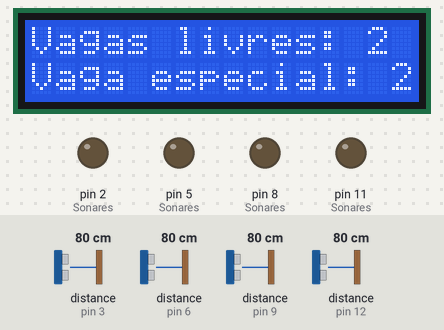
Simulated run of this sketch. Board: Arduino Uno, built with avr-gcc and run on an emulated ATmega328P. Shown: 16×2 character LCD, output pins drawn as LEDs (lit = HIGH). Wiring (inferred from the names in the program): 4 × ultrasonic range finder: trigger pin 4, echo pin 3 / trigger pin 7, echo pin 6 / trigger pin 10, echo pin 9 / trigger pin 13, echo pin 12. The test bench sets the inputs (shaded band); at power-on: distance to the obstacle (sensors on pin 3, pin 6, pin 9, pin 12) 80 cm. The echo pulse lasts 58.3 µs per cm; random numbers use the default seed unless the sketch sets one; pins used as bus, display or sensor lines are not drawn; what the sketch prints to the serial monitor is not drawn.

Above: at 1.2 s.
1.3 s: distance to the obstacle (sensor on pin 3) set to 34 cm
At 1.7 s:
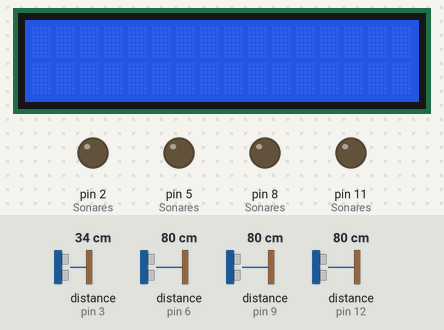
3.3 s: distance to the obstacle (sensor on pin 3) set to 29 cm
At 5.5 s:
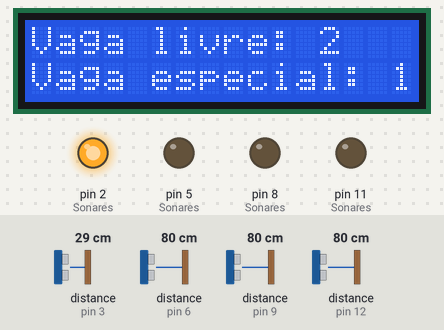
8.2 s: distance to the obstacle (sensor on pin 6) set to 35 cm
10.2 s: distance to the obstacle (sensor on pin 6) set to 30 cm
At 10.7 s:
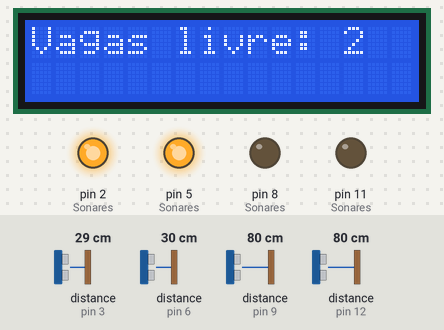
14.3 s: distance to the obstacle (sensor on pin 9) set to 33 cm
16.3 s: distance to the obstacle (sensor on pin 9) set to 28 cm
At 18.75 s:
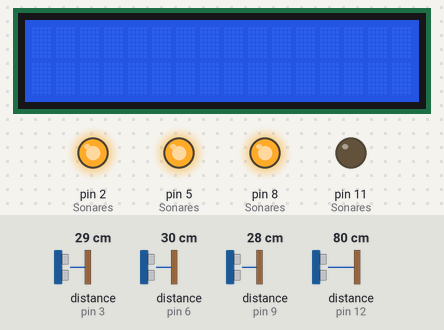
Timing chart, 0 to 20.2 s (numbered marks = the images above; inputs shaded):
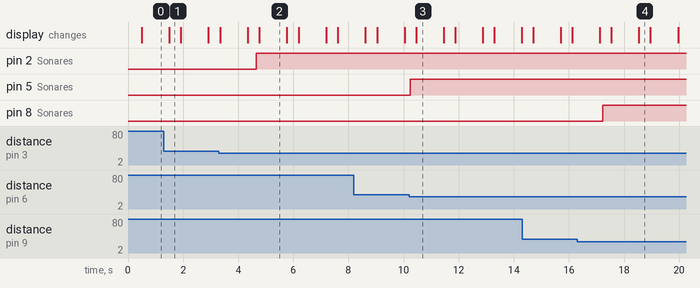

The sketch:

estacionamento_Inteligente.ino
```cpp
#include <LiquidCrystal.h>

typedef struct
{
  int Trigger;   // Trigger Pin
  int Echo;      // Echo Pin
  int Led;       // Led Pin
  int Distancia; // Distancia em cm
} ItemSonar;

#define BLOQUEADO 1
#define LIBERADO  0

const int distanciaLimite = 30; // 30cm
const int qtSonares = 4;
ItemSonar Sonares[qtSonares] = {
                                {13, 12,  11,  0},
                                {10,  9,   8,  0},
                                { 7,  6,   5,  0},
                                { 4,  3,   2,  0}
                               };
/* {Trigger_Pin, Echo_Pin, Led_Pin, Distancia} */

// Utilizando os pinos analógicos como GPIO (General Purpose Input Output)
LiquidCrystal Display( A0, A1, A2, A3, A4, A5);

/*
** rotina aproveitada de tinkercad.com
*/
long readUltrasonicDistance(int triggerPin, int echoPin)
{
  pinMode(triggerPin, OUTPUT);  // Clear the trigger
  digitalWrite(triggerPin, LOW);
  delayMicroseconds(2);
  // Sets the trigger pin to HIGH state for 10 microseconds
  digitalWrite(triggerPin, HIGH);
  delayMicroseconds(10);
  digitalWrite(triggerPin, LOW);
  pinMode(echoPin, INPUT);
  // Reads the echo pin, and returns the sound wave travel time in microseconds
  return pulseIn(echoPin, HIGH);
}


void setup()
{

  // leds
  for(int i=0; i < qtSonares; i++)
  {
    pinMode(Sonares[i].Led, OUTPUT);
  }

  // Utilizando as portas analógicas como saídas digitais.
  pinMode(A0, OUTPUT);
  pinMode(A1, OUTPUT);
  pinMode(A2, OUTPUT);
  pinMode(A3, OUTPUT);
  pinMode(A4, OUTPUT);
  pinMode(A5, OUTPUT);

  //botão de seleção de modo de depuração
  pinMode( 0, INPUT);

  Display.begin(16, 2);
  Display.print("Iniciando...");

  randomSeed(analogRead(2));

  Serial.begin(9600);

}

void loop()
{
  Display.clear();

  for(int i=0; i < qtSonares; i++)
  {
    Sonares[i].Distancia = 0.01723 * readUltrasonicDistance(Sonares[i].Trigger, Sonares[i].Echo);

    // vaga está ocupada?
    if(Sonares[i].Distancia <= distanciaLimite )
    {
      digitalWrite(Sonares[i].Led, HIGH); // aciona led vermelho
    }
    else
    {
      digitalWrite(Sonares[i].Led, LOW); // aciona led verde
    }
    delay(100);
  }

  int se = BLOQUEADO; // sensor 0
  int sc = BLOQUEADO; // sensor 1
  int sd = BLOQUEADO; // sensor 2
  int si = BLOQUEADO; // sensor 3

  if( Sonares[0].Distancia > distanciaLimite ) se = LIBERADO;
  if( Sonares[1].Distancia > distanciaLimite ) sc = LIBERADO;
  if( Sonares[2].Distancia > distanciaLimite ) sd = LIBERADO;
  if( Sonares[3].Distancia > distanciaLimite ) si = LIBERADO;

  // transição para E
  if( se == LIBERADO &&
      sc == LIBERADO &&
      sd ==LIBERADO  &&
      si ==LIBERADO )
  {
    //TODAS VAGAS LIVRES
    Display.setCursor(0,0);
    Display.print("Vagas livres: 2");
    Serial.println("Vagas livres: 2");
    Display.setCursor(0,1);
    Display.print("Vaga especial: 2");
    Serial.println("Vaga especial: 2");

  }

  // 1 VAGA LIVRE NORMAL E 1 ESPECIAL
  if( se == LIBERADO  &&
      sc == BLOQUEADO &&
      sd == LIBERADO &&
      si == BLOQUEADO ||
      se == BLOQUEADO &&
      sc == LIBERADO &&
      sd == BLOQUEADO &&
      si == LIBERADO  )
  {
    // 1 VAGA PARA PESSOAS COMUNS E 1 VAGA PARA PESSOAS COM DEFICIENCIA OU IDOSO
    int escolha = random(2);
    if( escolha == 0 )
    {
      Display.setCursor(0,0);
      Display.print("Vaga livre: 1");
      Serial.println("Vaga livre: 1");
      Display.setCursor(0,1);
      Display.print("Vaga especial: 1");
      Serial.println("Vaga especial: 1 ");
    }

  }

  // 1 VAGA ESPECIAL
  if( se == BLOQUEADO &&
      sc == BLOQUEADO &&
      sd == LIBERADO &&
      si == BLOQUEADO ||
      se == BLOQUEADO &&
      sc == BLOQUEADO &&
      sd == BLOQUEADO &&
      si == LIBERADO )
  {
    // 1 VAGA PARA PESSOAS ESPECIAIS
    Display.print("Vaga especial: 1");
    Serial.println("Vaga especial: 1");
  }

  // 1 VAGA LIVRE NORMAL
  if( se == LIBERADO  &&
      sc == BLOQUEADO &&
      sd == BLOQUEADO &&
      si == BLOQUEADO ||
      se == BLOQUEADO &&
      sc == LIBERADO &&
      sd == BLOQUEADO &&
      si == BLOQUEADO )
  {
    //1 VAGA PARA PESSOAS COMUM
    Display.print("Vagas livre: 1");
    Serial.println("Vagas livre: 1");
  }

    // 1 VAGA LIVRE NORMAL E 1 ESPECIAL
  if( se == BLOQUEADO  &&
      sc == LIBERADO &&
      sd == LIBERADO &&
      si == BLOQUEADO ||
      se == LIBERADO &&
      sc == BLOQUEADO &&
      sd == BLOQUEADO &&
      si == LIBERADO  )
  {
    // 1 VAGA PARA PESSOAS COMUNS E 1 VAGA PARA PESSOAS COM DEFICIENCIA OU IDOSO
      Display.setCursor(0,0);
      Display.print("Vaga livre: 1");
      Serial.println("Vaga livre: 1");
      Display.setCursor(0,1);
      Display.print("Vaga especial: 1");
      Serial.println("Vaga especial: 1 ");
    }

    // 1 VAGA LIVRE NORMAL E 2 ESPECIAL
  if( se == BLOQUEADO  &&
      sc == LIBERADO &&
      sd == LIBERADO &&
      si == LIBERADO ||
      se == LIBERADO &&
      sc == BLOQUEADO &&
      sd == LIBERADO &&
      si == LIBERADO  )
  {
    // 1 VAGA PARA PESSOAS COMUNS E 2 VAGA PARA PESSOAS COM DEFICIENCIA OU IDOSO
      Display.setCursor(0,0);
      Display.print("Vaga livre: 1");
      Serial.println("Vaga livre: 1");
      Display.setCursor(0,1);
      Display.print("Vaga especial: 2");
      Serial.println("Vaga especial: 2 ");
    }

   // 2 VAGA LIVRE NORMAL E 1 ESPECIAL
  if( se == LIBERADO  &&
      sc == LIBERADO &&
      sd == BLOQUEADO &&
      si == LIBERADO ||
      se == LIBERADO &&
      sc == LIBERADO &&
      sd == LIBERADO &&
      si == BLOQUEADO  )
  {
    // 2 VAGA PARA PESSOAS COMUNS E 1 VAGA PARA PESSOAS COM DEFICIENCIA OU IDOSO
      Display.setCursor(0,0);
      Display.print("Vaga livre: 2");
      Serial.println("Vaga livre: 2");
      Display.setCursor(0,1);
      Display.print("Vaga especial: 1");
      Serial.println("Vaga especial: 1 ");
    }

  // 2 VAGA LIVRE NORMAL
  if( se == LIBERADO &&
      sc == LIBERADO &&
      sd == BLOQUEADO &&
      si == BLOQUEADO )
  {
    // 2 VAGA PARA PESSOAS COMUM
    Display.print("Vagas livre: 2");
    Serial.println("Vagas livre: 2");
  }

  // 2 VAGA LIVRE ESPECIAL
  if( se == BLOQUEADO &&
      sc == BLOQUEADO &&
      sd == LIBERADO &&
      si == LIBERADO )
  {
    // 2 VAGA PARA PESSOAS ESPECIAIS
    Display.print("Vaga especial: 2");
    Serial.println("Vaga especial: 2");
  }

  // SEM VAGAS!
  if( se == BLOQUEADO &&
      sc == BLOQUEADO &&
      sd == BLOQUEADO &&
      si == BLOQUEADO)
  {
    // bloqueo total
    Display.print("SEM VAGAS !!!");
    Serial.println("SEM VAGAS !!!");
  }


  delay(1000); // Delay a little bit to improve simulation performance

}
```

Measured:
- the behaviour switches between 32 and 31 cm on distance to the obstacle (sensor on pin 3) (found by bisection; images 1 and 2)
- the behaviour switches between 32 and 31 cm on distance to the obstacle (sensor on pin 6) (found by bisection; images 2 and 3)
- the behaviour switches between 32 and 31 cm on distance to the obstacle (sensor on pin 9) (found by bisection; images 3 and 4)
- after the input at 3.3 s, pin 2 (Sonares): LOW → HIGH after 1.4 s
- after the input at 10.2 s, pin 5 (Sonares): LOW → HIGH after 0.05 s
- after the input at 16.3 s, pin 8 (Sonares): LOW → HIGH after 0.94 s
- what the display in image 1 shows lasts 0.4 s, from 1.5 s to 1.9 s
